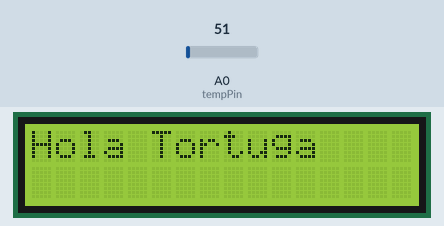
The sketch below on a simulated Arduino Uno, built with avr-gcc and run on an emulated ATmega328P. On the bench: 16×2 character LCD. The inputs (shaded band) are chosen by the test bench; at power-on: A0 (tempPin) = 51. The local clock reads 2024-03-15 10:24:30 at power-on unless the sketch sets it; what the sketch prints to the serial monitor is not drawn.

Above: at 1.6 s.
At 4.7 s:
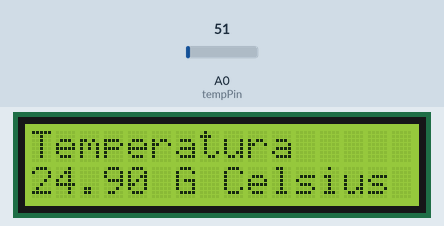
4.8 s: A0 (tempPin) set to 61
At 10.6 s:
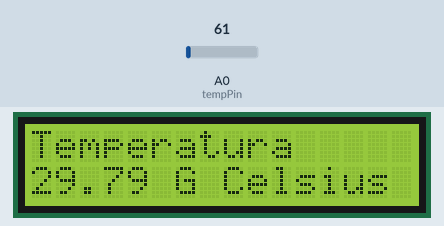
15.2 s: A0 (tempPin) set to 71
At 20.4 s:
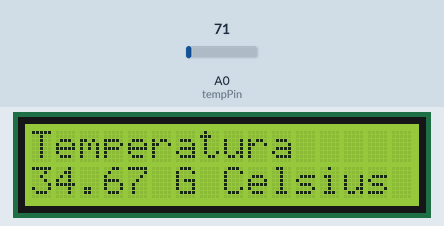
23.4 s: A0 (tempPin) set to 86
At 25.4 s:
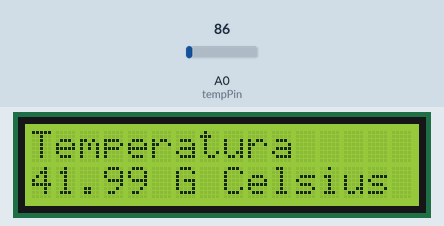
Timing chart, 0 to 26.9 s (numbered marks = the images above; inputs shaded):
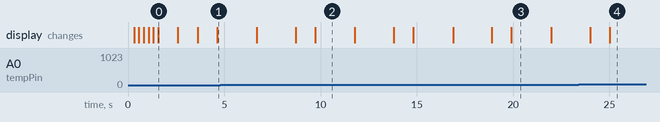

The sketch:

temrtclm35lcdi2c.ino
```cpp
/*-----( Import needed libraries )-----*/
#include <Wire.h>  // Comes with Arduino IDE
#include <LiquidCrystal_I2C.h>
#include <stdio.h>
#include <string.h>
#include <DS1302.h>
//* #include <time.h>*/


/* Set the appropriate digital I/O pin connections */
uint8_t CE_PIN   = 5; //Pin RST
uint8_t IO_PIN   = 6; //Pin DAT
uint8_t SCLK_PIN = 7; //Pin CLK

/* Create buffers */
char buf[50];
char day[50];
char hora[50];

DS1302 rtc(CE_PIN, IO_PIN, SCLK_PIN);


/*-----( Declare Constants )-----*/
/*-----( Declare objects )-----*/
// set the LCD address to 0x27 for a 16 chars 2 line display
// Set the pins on the I2C chip used for LCD connections:
//                    addr, en,rw,rs,d4,d5,d6,d7,bl,blpol
LiquidCrystal_I2C lcd(0x27, 2, 1, 0, 4, 5, 6, 7, 3, POSITIVE);  // Set the LCD I2C address

/*-----( Declare Variables )-----*/
//NONE
// Declaracion de variables

void print_time()
{
  /* Get the current time and date from the chip */
  Time t = rtc.time();


  /* Name the day of the week */
  memset(day, 0, sizeof(day));  /* clear day buffer */
  switch (t.day) {
    case 1:
      strcpy(day, "Domingo");
      break;
    case 2:
      strcpy(day, "Lunes");
      break;
    case 3:
      strcpy(day, "Martes");
      break;
    case 4:
      strcpy(day, "Miercoles");
      break;
    case 5:
      strcpy(day, "Jueves");
      break;
    case 6:
      strcpy(day, "Viernes");
      break;
    case 7:
      strcpy(day, "Sabado");
      break;
  }

  /* Format the time and date and insert into the temporary buffer */
  snprintf(buf, sizeof(buf), "%s %02d-%02d",
           day,
           t.date, t.mon);
//fecha= t.date;

  /* Print the formatted string to serial so we can see the time */
 // Serial.println(buf);

  snprintf(hora, sizeof(hora), "%s %02d:%02d:%02d",
            "son las ",
           t.hr, t.min, t.sec);
  // Serial.println(buf);
}


float tempC;
int tempPin = 0; // Definimos la entrada en pin A0


void setup()   /*----( SETUP: RUNS ONCE )----*/
{
  Serial.begin(9600);  // Used to type in characters

  lcd.begin(16,2);   // initialize the lcd for 16 chars 2 lines, turn on backlight

// ------- Quick 3 blinks of backlight  -------------
  for(int i = 0; i< 3; i++)
  {
    lcd.backlight();
    delay(250);
    lcd.noBacklight();
    delay(250);
  }
  lcd.backlight(); // finish with backlight on

//-------- Write characters on the display ------------------
// NOTE: Cursor Position: (CHAR, LINE) start at 0
  lcd.setCursor(0,0); //Start at character 4 on line 0
  lcd.print("Hola Tortuga");
  delay(1000);
  lcd.setCursor(0,1);
  lcd.print("Control Acuario"); // Print text on second line
  delay(1000);

// Wait and then tell user they can start the Serial Monitor and type in characters to
// Display. (Set Serial Monitor option to "No Line Ending")
/*  lcd.clear();
  lcd.setCursor(0,0); //Start at character 0 on line 0
  lcd.print("Use Serial Mon");
  lcd.setCursor(0,1);
  lcd.print("Type to display"); */


}/*--(end setup )---*/


void loop()   /*----( LOOP: RUNS CONSTANTLY )----*/
{

  // Lee el valor desde el sensor
    tempC = analogRead(tempPin);

    // Convierte el valor a temperatura
    tempC = (5.0 * tempC * 100.0)/1024.0;
   lcd.setCursor(0,0); //Start at character 4 on line 0

  lcd.print("Temperatura     ");
  delay(1000);
  lcd.setCursor(0,1);
  lcd.print(tempC);
  lcd.print(" G Celsius "); // Print text on second line
  delay(1000);

   print_time();
  delay(1000);


  lcd.setCursor(0,0);
  lcd.print("                ");
  lcd.setCursor(0,0);
  lcd.print(buf);


  lcd.setCursor(0,1);
  lcd.print("                ");
  lcd.setCursor(0,1);
  lcd.print(hora);

   Serial.println(buf);
   Serial.println(hora);

  delay (2000);
 // Serial.println(day);
  {
    // when characters arrive over the serial port...
    if (Serial.available()) {
      // wait a bit for the entire message to arrive
      delay(100);
      // clear the screen
      //lcd.clear();
      // read all the available characters
      while (Serial.available() > 0) {
        // display each character to the LCD
        //lcd.write(Serial.read());
      }
    }
  }

}/* --(end main loop )-- */


/* ( THE END ) */
```

Measured:
- what the display in image 0 shows lasts 1.0 s, from 1.6 s to 2.6 s
- what the display in image 2 shows lasts 2.1 s, from 9.7 s to 11.8 s
